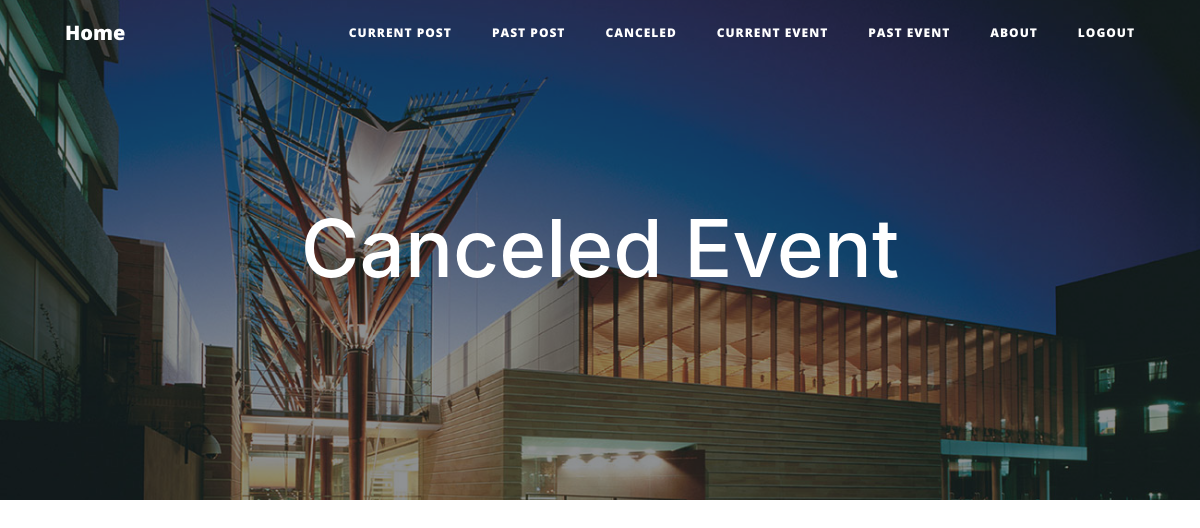
The page /cance/ (signed in) on the database as committed earlier.
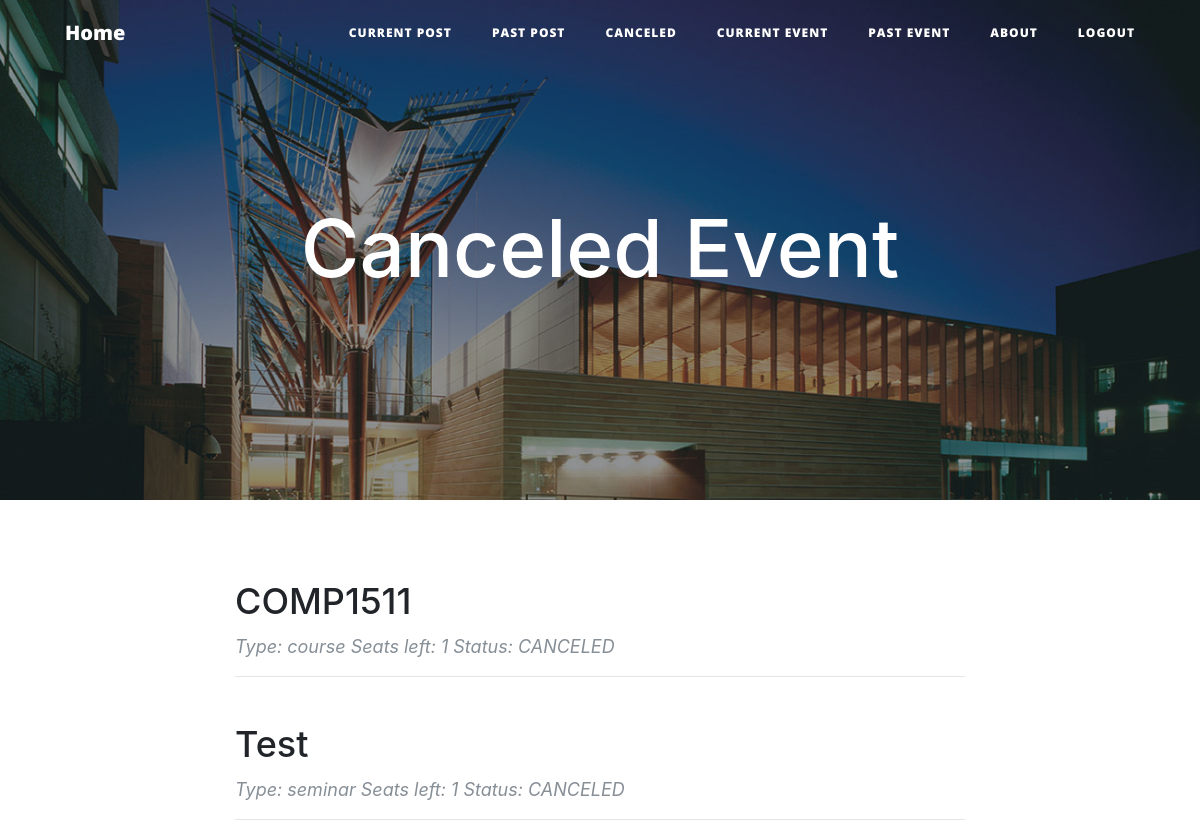
The same page on the database as committed later.
### event.py (models this page shows, shortened)
class Event(db.Model):
    __tablename__ = 'events'
    event_id = db.Column(db.Integer, primary_key=True)
    title = db.Column(db.String(120))
    details = db.Column(db.UnicodeText)
    start = db.Column(db.String(80))
    end = db.Column(db.String(80))
    capacity = db.Column(db.Integer)
    status = db.Column(db.String(80))
    creater = db.Column(db.String(80))
    fee = db.Column(db.Integer)
    early_period = db.Column(db.Integer)
    users = db.relationship('User',secondary=event_realation,
                            backref=db.backref('event_users_all', lazy='dynamic'))

class Seminar(db.Model):
    __tablename__ = 'seminars'
    seminar_id = db.Column(db.Integer, primary_key=True)
    title = db.Column(db.String(120))
    details = db.Column(db.UnicodeText)
    start = db.Column(db.String(80))
    end = db.Column(db.String(80))
    capacity = db.Column(db.Integer)
    status = db.Column(db.String(80))
    creater = db.Column(db.String(80))
    users = db.relationship('User',secondary=seminar_realation,
                            backref=db.backref('seminar_users_all', lazy='dynamic'))
    sessions = db.relationship('Session',secondary=seminar_session,
                            backref=db.backref('session_all', lazy='dynamic'))

### route.py (the view)
@app.route('/cance/',methods = ['POST','GET'])
@login_required
@admin_required
def cance():
    return render_template('canele.html',events = Event.query.all(), seminars = Seminar.query.all())

### event.py (called while the page is built)
    @property
    def is_authenticated(self):
        return True

    @property
    def is_anonymous(self):
        return False

### route.py (called while the page is built)
def admin_required(f):
    @wraps(f)
    def decorated_function(*args, **kwargs):
        if current_user.role != 'trainer':
            return redirect(url_for('page_not_found'))
        return f(*args, **kwargs)
    return decorated_function

### server.py (called while the page is built)
@login_manager.user_loader
def load_user(user_id):
    return User.query.get(int(user_id))

### templates/canele.html
{% extends 'basedashboard.html' %}
{% block dash %}
<header class="masthead" style="background-image: url('{{ url_for('static',filename='asb-unsw-campus-53.jpg')}}'); width: auto; height:500px;">
    <div class="overlay"></div>
    <div class="container">
        <div class="row">
            <div class="col-lg-8 col-md-10 mx-auto">
                <div class="site-heading">
                    <h1>Canceled Event</h1>
                </div>
            </div>
        </div>
    </div>
</header>
<div class="container">
    <div class="row">
        <div class="col-lg-8 col-md-10 mx-auto">
            {% for event in events %}
                {% if event.status == 'CANCELED' %}
                    <div class="post-preview">
                        <a href="{{ url_for('info', eventId = event.event_id) }}">
                            <h2 class="post-title">
                                {{event.title}}
                            </h2>
                        </a>
                        <p class="post-meta">Type: course Seats left: {{ event.capacity - event.events_all.count() }} Status: {{event.status}}</p>
                    </div>
                    <hr>
                {% endif %}
            {% endfor %}
        </div>
    </div>
</div>
<div class="container">
    <div class="row">
        <div class="col-lg-8 col-md-10 mx-auto">
            {% for seminar in seminars %}
                {% if seminar.status == 'CANCELED' %}
                    <div class="post-preview">
                        <a href="{{ url_for('seminarinfo', seminarId = seminar.seminar_id) }}">
                            <h2 class="post-title">
                                {{seminar.title}}
                            </h2>
                        </a>
                        <p class="post-meta">Type: seminar Seats left: {{ seminar.capacity - seminar.seminars_all.count() }} Status: {{seminar.status}}</p>
                    </div>
                    <hr>
                {% endif %}
            {% endfor %}
        </div>
    </div>
</div>
{% endblock %}

Rows that differ between the two databases and show on the page:
now on this page (row edited): Event: title "COMP1511", event.capacity-event.events_all.count() "1", status "CANCELED"
now on this page (row edited): Seminar: title "Test", seminar.capacity-seminar.seminars_all.count() "1", status "CANCELED"
